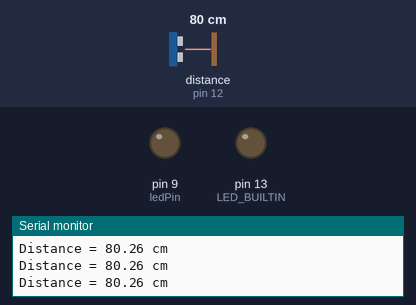
This sketch was run on a simulated Arduino Uno, built with avr-gcc and run on an emulated ATmega328P. On the bench: output pins drawn as LEDs (lit = HIGH), the last lines printed to the serial monitor. Wiring (inferred from the names in the program): ultrasonic range finder: trigger pin 10; echo pin 12. Inputs (shaded band) come from the test bench; at power-on: distance to the obstacle (sensor on pin 12) 80 cm. The echo pulse lasts 58.3 µs per cm; pins used as bus, display or sensor lines are not drawn.

Above: at 1.2 s.
1.3 s: distance to the obstacle (sensor on pin 12) set to 55 cm
2.8 s: distance to the obstacle (sensor on pin 12) set to 45 cm
At 4.0 s:
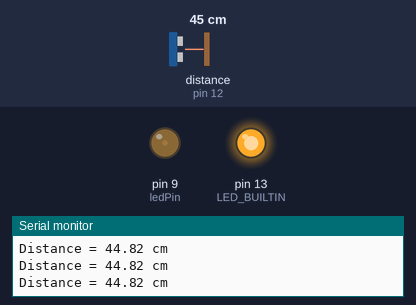
4.3 s: distance to the obstacle (sensor on pin 12) set to 4 cm
At 5.6 s:
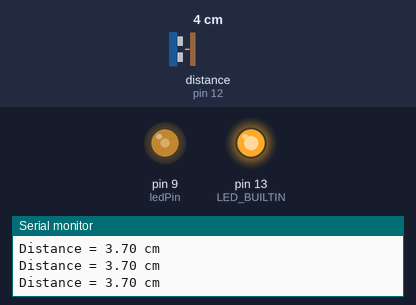
Timing chart, 0 to 7.3 s (numbered marks = the images above; inputs shaded):
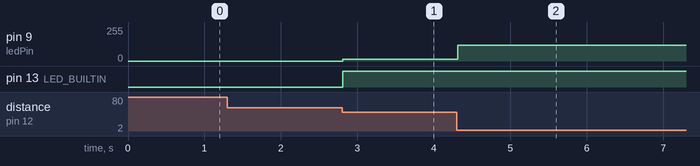

Measured:
- the behaviour switches between 50 and 49 cm on distance to the obstacle (sensor on pin 12) (found by bisection; images 0 and 1)
- after the input at 2.8 s, pin 9 (ledPin): 0/255 → 15/255 at once; pin 13 (LED_BUILTIN): LOW → HIGH at once
- after the input at 4.3 s, pin 9 (ledPin): 15/255 → 117/255 at once

The sketch:

RangeFinder_ToLedBrightness.ino
```cpp
#define trigPin 10
#define echoPin 12
#define ledPin 9    // LED connected to digital pin 9

int brightness = 31;    // how bright the LED is


void setup() {
  Serial.begin (9600);
  pinMode(trigPin, OUTPUT);
  pinMode(echoPin, INPUT);
  // initialize digital pin LED_BUILTIN as an output.
  pinMode(LED_BUILTIN, OUTPUT);
}

void loop() {
  float duration, distance;
  digitalWrite(trigPin, LOW);
  delayMicroseconds(2);

  digitalWrite(trigPin, HIGH);
  delayMicroseconds(10);
  digitalWrite(trigPin, LOW);

  duration = pulseIn(echoPin, HIGH);
  distance = (duration / 2) * 0.0344;

  if (distance >= 400 || distance <= 2) {
    Serial.print("Distance = ");
    Serial.println("Out of range");
    brightness = 0;
  }
  else {
    Serial.print("Distance = ");
    Serial.print(distance);
    Serial.println(" cm");

    // set the brightness of pin 9:
    brightness = map(distance, 50, 10, 0, 100);
    brightness = constrain(brightness, 0, 255);
    analogWrite(ledPin, brightness);

  }
  if (distance > 50) {
    digitalWrite(LED_BUILTIN, LOW);  //Turn led off
  }
  else {
    digitalWrite(LED_BUILTIN, HIGH); //Turn led on
  }
  delay(50);
}
```
